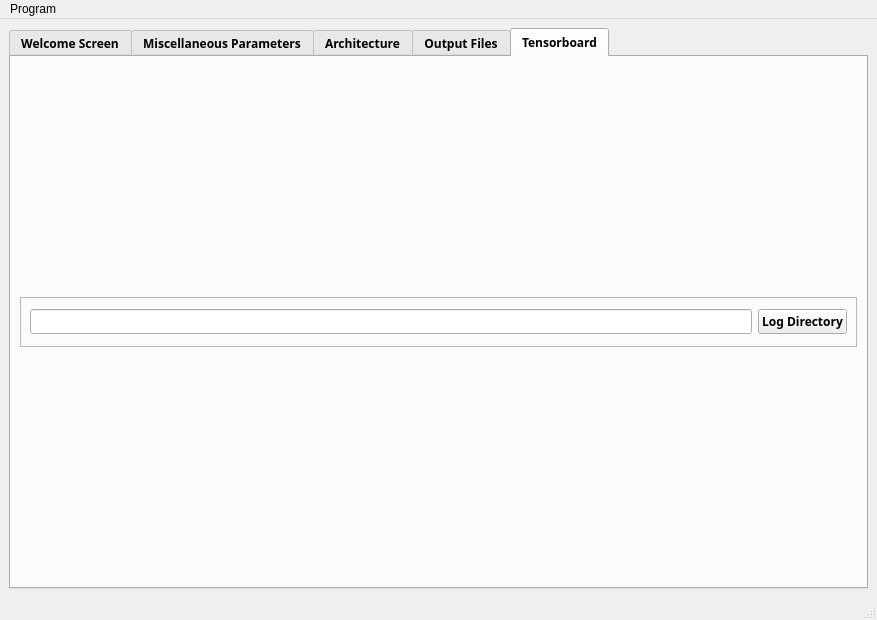
<?xml version="1.0" encoding="UTF-8"?>
<ui version="4.0">
 <class>MainWindow</class>
 <widget class="QMainWindow" name="MainWindow">
  <property name="geometry">
   <rect>
    <x>0</x>
    <y>0</y>
    <width>877</width>
    <height>620</height>
   </rect>
  </property>
  <property name="windowTitle">
   <string>MainWindow</string>
  </property>
  <widget class="QWidget" name="centralwidget">
   <layout class="QVBoxLayout" name="verticalLayout_11">
    <item>
     <widget class="QTabWidget" name="tabWidget">
      <property name="sizePolicy">
       <sizepolicy hsizetype="Expanding" vsizetype="Expanding">
        <horstretch>0</horstretch>
        <verstretch>0</verstretch>
       </sizepolicy>
      </property>
      <property name="font">
       <font>
        <family>Siemens Sans</family>
        <bold>true</bold>
       </font>
      </property>
      <property name="autoFillBackground">
       <bool>false</bool>
      </property>
      <property name="styleSheet">
       <string notr="true"/>
      </property>
      <property name="currentIndex">
       <number>4</number>
      </property>
      <widget class="QWidget" name="Dashboard">
       <attribute name="title">
        <string>Welcome Screen</string>
       </attribute>
       <layout class="QVBoxLayout" name="verticalLayout_10">
        <item>
         <widget class="QLabel" name="label">
          <property name="font">
           <font>
            <family>Siemens Sans</family>
            <pointsize>14</pointsize>
            <bold>true</bold>
           </font>
          </property>
          <property name="styleSheet">
           <string notr="true"/>
          </property>
          <property name="text">
           <string>&lt;html&gt;&lt;head/&gt;&lt;body&gt;&lt;p align=&quot;center&quot;&gt;Application Specific Deep Learning Accelerator&lt;/p&gt;&lt;/body&gt;&lt;/html&gt;</string>
          </property>
         </widget>
        </item>
       </layout>
      </widget>
      <widget class="QWidget" name="Params">
       <attribute name="title">
        <string>Miscellaneous Parameters</string>
       </attribute>
       <layout class="QVBoxLayout" name="verticalLayout_16">
        <item>
         <layout class="QVBoxLayout" name="Params_Layout">
          <property name="bottomMargin">
           <number>0</number>
          </property>
          <item>
           <layout class="QHBoxLayout" name="horizontalLayout_6">
            <item>
             <layout class="QFormLayout" name="formLayout">
              <item row="6" column="0">
               <widget class="QLabel" name="device_label">
                <property name="text">
                 <string>Device</string>
                </property>
               </widget>
              </item>
              <item row="6" column="1">
               <widget class="QComboBox" name="deviceComboBox"/>
              </item>
              <item row="7" column="0">
               <spacer name="verticalSpacer_3">
                <property name="orientation">
                 <enum>Qt::Vertical</enum>
                </property>
                <property name="sizeHint" stdset="0">
                 <size>
                  <width>20</width>
                  <height>40</height>
                 </size>
                </property>
               </spacer>
              </item>
              <item row="8" column="0">
               <widget class="QLabel" name="label_3">
                <property name="text">
                 <string>Dataset Path</string>
                </property>
               </widget>
              </item>
              <item row="8" column="1">
               <layout class="QHBoxLayout" name="horizontalLayout_11">
                <item>
                 <widget class="QLineEdit" name="dataset_path_QLineEdit"/>
                </item>
                <item>
                 <widget class="QPushButton" name="dataset_path_QPushButton">
                  <property name="text">
                   <string>.</string>
                  </property>
                 </widget>
                </item>
               </layout>
              </item>
              <item row="9" column="0">
               <spacer name="verticalSpacer_7">
                <property name="orientation">
                 <enum>Qt::Vertical</enum>
                </property>
                <property name="sizeHint" stdset="0">
                 <size>
                  <width>20</width>
                  <height>40</height>
                 </size>
                </property>
               </spacer>
              </item>
              <item row="10" column="0">
               <widget class="QLabel" name="inputWidth_label">
                <property name="text">
                 <string>Input Width</string>
                </property>
               </widget>
              </item>
              <item row="10" column="1">
               <widget class="QSpinBox" name="inputWidth_QSpinBox">
                <property name="minimum">
                 <number>1</number>
                </property>
                <property name="maximum">
                 <number>999999999</number>
                </property>
               </widget>
              </item>
              <item row="11" column="0">
               <spacer name="verticalSpacer">
                <property name="orientation">
                 <enum>Qt::Vertical</enum>
                </property>
                <property name="sizeHint" stdset="0">
                 <size>
                  <width>20</width>
                  <height>40</height>
                 </size>
                </property>
               </spacer>
              </item>
              <item row="12" column="0">
               <widget class="QLabel" name="inputHeight_label">
                <property name="text">
                 <string>Input Height</string>
                </property>
               </widget>
              </item>
              <item row="12" column="1">
               <widget class="QSpinBox" name="inputHeight_QSpinBox">
                <property name="minimumSize">
                 <size>
                  <width>250</width>
                  <height>0</height>
                 </size>
                </property>
                <property name="minimum">
                 <number>1</number>
                </property>
                <property name="maximum">
                 <number>999999999</number>
                </property>
               </widget>
              </item>
              <item row="13" column="0">
               <layout class="QGridLayout" name="gridLayout"/>
              </item>
              <item row="14" column="0">
               <spacer name="verticalSpacer_2">
                <property name="orientation">
                 <enum>Qt::Vertical</enum>
                </property>
                <property name="sizeHint" stdset="0">
                 <size>
                  <width>20</width>
                  <height>40</height>
                 </size>
                </property>
               </spacer>
              </item>
              <item row="15" column="0">
               <widget class="QLabel" name="batchSize_label">
                <property name="text">
                 <string>Batch Size</string>
                </property>
               </widget>
              </item>
              <item row="15" column="1">
               <widget class="QSpinBox" name="batchSize_QSpinBox">
                <property name="maximum">
                 <number>999999999</number>
                </property>
               </widget>
              </item>
              <item row="16" column="0">
               <spacer name="verticalSpacer_4">
                <property name="orientation">
                 <enum>Qt::Vertical</enum>
                </property>
                <property name="sizeHint" stdset="0">
                 <size>
                  <width>20</width>
                  <height>40</height>
                 </size>
                </property>
               </spacer>
              </item>
              <item row="17" column="0">
               <widget class="QLabel" name="numberEpochs_label">
                <property name="text">
                 <string>Number of Epochs</string>
                </property>
               </widget>
              </item>
              <item row="17" column="1">
               <widget class="QSpinBox" name="numberEpochs_QSpinBox">
                <property name="minimum">
                 <number>1</number>
                </property>
                <property name="maximum">
                 <number>999999999</number>
                </property>
               </widget>
              </item>
              <item row="18" column="0">
               <spacer name="verticalSpacer_5">
                <property name="orientation">
                 <enum>Qt::Vertical</enum>
                </property>
                <property name="sizeHint" stdset="0">
                 <size>
                  <width>20</width>
                  <height>40</height>
                 </size>
                </property>
               </spacer>
              </item>
              <item row="19" column="0">
               <widget class="QLabel" name="inputChannelsLabel">
                <property name="text">
                 <string>Input Channels</string>
                </property>
               </widget>
              </item>
              <item row="19" column="1">
               <widget class="QSpinBox" name="inputChannelsSpinBox">
                <property name="minimum">
                 <number>1</number>
                </property>
                <property name="maximum">
                 <number>3</number>
                </property>
               </widget>
              </item>
              <item row="20" column="0">
               <spacer name="verticalSpacer_6">
                <property name="orientation">
                 <enum>Qt::Vertical</enum>
                </property>
                <property name="sizeHint" stdset="0">
                 <size>
                  <width>20</width>
                  <height>40</height>
                 </size>
                </property>
               </spacer>
              </item>
              <item row="4" column="1">
               <widget class="QComboBox" name="datasetComboBox"/>
              </item>
              <item row="4" column="0">
               <widget class="QLabel" name="datasetLabel">
                <property name="text">
                 <string>Dataset</string>
                </property>
               </widget>
              </item>
              <item row="5" column="0">
               <spacer name="verticalSpacer_9">
                <property name="orientation">
                 <enum>Qt::Vertical</enum>
                </property>
                <property name="sizeHint" stdset="0">
                 <size>
                  <width>20</width>
                  <height>40</height>
                 </size>
                </property>
               </spacer>
              </item>
              <item row="3" column="0">
               <spacer name="verticalSpacer_12">
                <property name="orientation">
                 <enum>Qt::Vertical</enum>
                </property>
                <property name="sizeHint" stdset="0">
                 <size>
                  <width>20</width>
                  <height>40</height>
                 </size>
                </property>
               </spacer>
              </item>
             </layout>
            </item>
            <item>
             <layout class="QVBoxLayout" name="verticalLayout_12">
              <item>
               <layout class="QVBoxLayout" name="verticalLayout_14">
                <property name="rightMargin">
                 <number>0</number>
                </property>
                <item>
                 <layout class="QVBoxLayout" name="verticalLayout_20">
                  <property name="spacing">
                   <number>7</number>
                  </property>
                  <item>
                   <spacer name="verticalSpacer_18">
                    <property name="orientation">
                     <enum>Qt::Vertical</enum>
                    </property>
                    <property name="sizeType">
                     <enum>QSizePolicy::Fixed</enum>
                    </property>
                    <property name="sizeHint" stdset="0">
                     <size>
                      <width>20</width>
                      <height>20</height>
                     </size>
                    </property>
                   </spacer>
                  </item>
                  <item>
                   <layout class="QHBoxLayout" name="horizontalLayout_9">
                    <item>
                     <widget class="QLabel" name="optimizer_label_4">
                      <property name="text">
                       <string>Optimizer:</string>
                      </property>
                     </widget>
                    </item>
                    <item>
                     <widget class="QLineEdit" name="selectedOptimizer_QLineEdit">
                      <property name="enabled">
                       <bool>false</bool>
                      </property>
                      <property name="styleSheet">
                       <string notr="true">QLineEdit{
	color: black;
}</string>
                      </property>
                     </widget>
                    </item>
                   </layout>
                  </item>
                  <item>
                   <widget class="QScrollArea" name="scrollArea_5">
                    <property name="widgetResizable">
                     <bool>true</bool>
                    </property>
                    <widget class="QWidget" name="scrollwidget_3">
                     <property name="geometry">
                      <rect>
                       <x>0</x>
                       <y>0</y>
                       <width>404</width>
                       <height>105</height>
                      </rect>
                     </property>
                     <layout class="QVBoxLayout" name="verticalLayout_21">
                      <item>
                       <layout class="QVBoxLayout" name="optimizersList_QVBoxLayout"/>
                      </item>
                     </layout>
                    </widget>
                   </widget>
                  </item>
                  <item>
                   <spacer name="verticalSpacer_11">
                    <property name="orientation">
                     <enum>Qt::Vertical</enum>
                    </property>
                    <property name="sizeType">
                     <enum>QSizePolicy::Fixed</enum>
                    </property>
                    <property name="sizeHint" stdset="0">
                     <size>
                      <width>20</width>
                      <height>20</height>
                     </size>
                    </property>
                   </spacer>
                  </item>
                  <item>
                   <layout class="QHBoxLayout" name="horizontalLayout_10">
                    <item>
                     <widget class="QLabel" name="lossFunction_label_3">
                      <property name="text">
                       <string>Loss Function:</string>
                      </property>
                     </widget>
                    </item>
                    <item>
                     <widget class="QLineEdit" name="selectedLossFunc_QLineEdit">
                      <property name="enabled">
                       <bool>false</bool>
                      </property>
                      <property name="styleSheet">
                       <string notr="true">QLineEdit{
	color: black;
}</string>
                      </property>
                      <property name="text">
                       <string/>
                      </property>
                     </widget>
                    </item>
                   </layout>
                  </item>
                  <item>
                   <widget class="QScrollArea" name="scrollArea_6">
                    <property name="widgetResizable">
                     <bool>true</bool>
                    </property>
                    <widget class="QWidget" name="scrollwidget_5">
                     <property name="geometry">
                      <rect>
                       <x>0</x>
                       <y>0</y>
                       <width>404</width>
                       <height>106</height>
                      </rect>
                     </property>
                     <layout class="QVBoxLayout" name="verticalLayout_22">
                      <item>
                       <layout class="QVBoxLayout" name="lossFuncsList_QVBoxLayout"/>
                      </item>
                     </layout>
                    </widget>
                   </widget>
                  </item>
                  <item>
                   <spacer name="verticalSpacer_19">
                    <property name="orientation">
                     <enum>Qt::Vertical</enum>
                    </property>
                    <property name="sizeType">
                     <enum>QSizePolicy::Fixed</enum>
                    </property>
                    <property name="sizeHint" stdset="0">
                     <size>
                      <width>20</width>
                      <height>20</height>
                     </size>
                    </property>
                   </spacer>
                  </item>
                  <item>
                   <layout class="QVBoxLayout" name="verticalLayout_19">
                    <property name="leftMargin">
                     <number>0</number>
                    </property>
                    <property name="topMargin">
                     <number>0</number>
                    </property>
                    <property name="rightMargin">
                     <number>0</number>
                    </property>
                    <property name="bottomMargin">
                     <number>0</number>
                    </property>
                    <item>
                     <layout class="QHBoxLayout" name="horizontalLayout_13">
                      <property name="leftMargin">
                       <number>0</number>
                      </property>
                      <property name="topMargin">
                       <number>0</number>
                      </property>
                      <property name="rightMargin">
                       <number>0</number>
                      </property>
                      <property name="bottomMargin">
                       <number>0</number>
                      </property>
                      <item>
                       <widget class="QLabel" name="Scheduler_label">
                        <property name="text">
                         <string>Scheduler</string>
                        </property>
                       </widget>
                      </item>
                      <item>
                       <widget class="QLineEdit" name="selectedScheduler_QLineEdit">
                        <property name="enabled">
                         <bool>false</bool>
                        </property>
                        <property name="styleSheet">
                         <string notr="true">QLineEdit{
	color: black;
}</string>
                        </property>
                       </widget>
                      </item>
                     </layout>
                    </item>
                    <item>
                     <widget class="QScrollArea" name="scrollArea_3">
                      <property name="styleSheet">
                       <string notr="true"/>
                      </property>
                      <property name="widgetResizable">
                       <bool>true</bool>
                      </property>
                      <widget class="QWidget" name="scrollAreaWidgetContents_3">
                       <property name="geometry">
                        <rect>
                         <x>0</x>
                         <y>0</y>
                         <width>402</width>
                         <height>76</height>
                        </rect>
                       </property>
                       <layout class="QVBoxLayout" name="verticalLayout_18">
                        <item>
                         <layout class="QVBoxLayout" name="schedulersList_QVBoxLayout"/>
                        </item>
                       </layout>
                      </widget>
                     </widget>
                    </item>
                   </layout>
                  </item>
                 </layout>
                </item>
               </layout>
              </item>
             </layout>
            </item>
           </layout>
          </item>
          <item>
           <layout class="QGridLayout" name="gridLayout_2">
            <property name="topMargin">
             <number>0</number>
            </property>
            <item row="0" column="0">
             <widget class="QPushButton" name="submitParams_QPushButton">
              <property name="maximumSize">
               <size>
                <width>2000</width>
                <height>1000</height>
               </size>
              </property>
              <property name="font">
               <font>
                <family>Siemens Sans</family>
                <bold>true</bold>
               </font>
              </property>
              <property name="statusTip">
               <string>Submit the parameters written above</string>
              </property>
              <property name="styleSheet">
               <string notr="true"/>
              </property>
              <property name="text">
               <string>Submit Parameters</string>
              </property>
              <property name="default">
               <bool>false</bool>
              </property>
             </widget>
            </item>
           </layout>
          </item>
         </layout>
        </item>
       </layout>
      </widget>
      <widget class="QWidget" name="Architecture">
       <attribute name="title">
        <string>Architecture</string>
       </attribute>
       <layout class="QVBoxLayout" name="verticalLayout_7">
        <item>
         <layout class="QVBoxLayout" name="verticalLayout_6">
          <item>
           <layout class="QHBoxLayout" name="horizontalLayout_12">
            <item>
             <widget class="QTabWidget" name="PretrainedArch">
              <property name="maximumSize">
               <size>
                <width>16777215</width>
                <height>16777215</height>
               </size>
              </property>
              <property name="currentIndex">
               <number>1</number>
              </property>
              <widget class="QWidget" name="ManualArch">
               <attribute name="title">
                <string>Manual Arch</string>
               </attribute>
               <layout class="QVBoxLayout" name="verticalLayout_23">
                <item>
                 <layout class="QHBoxLayout" name="horizontalLayout">
                  <property name="topMargin">
                   <number>0</number>
                  </property>
                  <item>
                   <layout class="QVBoxLayout" name="verticalLayout_15">
                    <property name="rightMargin">
                     <number>0</number>
                    </property>
                    <item>
                     <widget class="QScrollArea" name="scrollArea">
                      <property name="widgetResizable">
                       <bool>true</bool>
                      </property>
                      <widget class="QWidget" name="scrollAreaWidgetContents_2">
                       <property name="geometry">
                        <rect>
                         <x>0</x>
                         <y>0</y>
                         <width>20</width>
                         <height>20</height>
                        </rect>
                       </property>
                       <layout class="QVBoxLayout" name="verticalLayout_5">
                        <item>
                         <layout class="QVBoxLayout" name="layersList_QVBoxLayout"/>
                        </item>
                       </layout>
                      </widget>
                     </widget>
                    </item>
                   </layout>
                  </item>
                  <item>
                   <widget class="QScrollArea" name="scrollArea_2">
                    <property name="widgetResizable">
                     <bool>true</bool>
                    </property>
                    <widget class="QWidget" name="scrollAreaWidgetContents">
                     <property name="geometry">
                      <rect>
                       <x>0</x>
                       <y>0</y>
                       <width>20</width>
                       <height>20</height>
                      </rect>
                     </property>
                     <layout class="QVBoxLayout" name="verticalLayout_4">
                      <item>
                       <layout class="QVBoxLayout" name="addedLayers_QVBoxLayout"/>
                      </item>
                     </layout>
                    </widget>
                   </widget>
                  </item>
                 </layout>
                </item>
                <item>
                 <widget class="QTextEdit" name="Violation_QTextEdit">
                  <property name="sizePolicy">
                   <sizepolicy hsizetype="Expanding" vsizetype="Minimum">
                    <horstretch>0</horstretch>
                    <verstretch>0</verstretch>
                   </sizepolicy>
                  </property>
                  <property name="readOnly">
                   <bool>true</bool>
                  </property>
                 </widget>
                </item>
                <item>
                 <layout class="QHBoxLayout" name="horizontalLayout_4">
                  <item>
                   <widget class="QPushButton" name="submitArch_QPushButton">
                    <property name="font">
                     <font>
                      <family>Siemens Sans</family>
                      <bold>true</bold>
                     </font>
                    </property>
                    <property name="text">
                     <string>Submit Architecture</string>
                    </property>
                   </widget>
                  </item>
                  <item>
                   <widget class="QPushButton" name="Generate_manual_QPushButton">
                    <property name="text">
                     <string>Load Architecture and Generate Project</string>
                    </property>
                   </widget>
                  </item>
                 </layout>
                </item>
               </layout>
              </widget>
              <widget class="QWidget" name="tab_2">
               <attribute name="title">
                <string>Pretrained Arch</string>
               </attribute>
               <layout class="QVBoxLayout" name="verticalLayout_13">
                <item>
                 <spacer name="verticalSpacer_10">
                  <property name="orientation">
                   <enum>Qt::Vertical</enum>
                  </property>
                  <property name="sizeHint" stdset="0">
                   <size>
                    <width>20</width>
                    <height>40</height>
                   </size>
                  </property>
                 </spacer>
                </item>
                <item>
                 <layout class="QHBoxLayout" name="horizontalLayout_2">
                  <item>
                   <widget class="QLabel" name="label_2">
                    <property name="text">
                     <string>&lt;html&gt;&lt;head/&gt;&lt;body&gt;&lt;p align=&quot;center&quot;&gt;Pretrained Model&lt;/p&gt;&lt;/body&gt;&lt;/html&gt;</string>
                    </property>
                   </widget>
                  </item>
                  <item>
                   <widget class="QComboBox" name="Pretrained_model_ComboBox"/>
                  </item>
                 </layout>
                </item>
                <item>
                 <spacer name="verticalSpacer_8">
                  <property name="orientation">
                   <enum>Qt::Vertical</enum>
                  </property>
                  <property name="sizeHint" stdset="0">
                   <size>
                    <width>20</width>
                    <height>40</height>
                   </size>
                  </property>
                 </spacer>
                </item>
                <item>
                 <layout class="QHBoxLayout" name="horizontalLayout_3">
                  <item>
                   <widget class="QPushButton" name="Train_transfer_Model_QPushButton">
                    <property name="text">
                     <string>Generate Transfer Learning Model</string>
                    </property>
                   </widget>
                  </item>
                  <item>
                   <widget class="QPushButton" name="Create_transfer_Model_QPushButton">
                    <property name="text">
                     <string>Create Transfer Learning Model Config file</string>
                    </property>
                   </widget>
                  </item>
                 </layout>
                </item>
               </layout>
              </widget>
             </widget>
            </item>
           </layout>
          </item>
         </layout>
        </item>
       </layout>
      </widget>
      <widget class="QWidget" name="OutputFiles">
       <attribute name="title">
        <string>Output Files</string>
       </attribute>
       <layout class="QVBoxLayout" name="verticalLayout_8">
        <item>
         <layout class="QHBoxLayout" name="horizontalLayout_5">
          <property name="topMargin">
           <number>0</number>
          </property>
          <item>
           <layout class="QVBoxLayout" name="verticalLayout_2">
            <property name="topMargin">
             <number>0</number>
            </property>
            <item>
             <widget class="QLabel" name="code_txt">
              <property name="font">
               <font>
                <family>Siemens Sans</family>
                <bold>true</bold>
               </font>
              </property>
              <property name="text">
               <string>Generated Files</string>
              </property>
              <property name="alignment">
               <set>Qt::AlignCenter</set>
              </property>
             </widget>
            </item>
            <item>
             <widget class="QTreeWidget" name="files_tree">
              <property name="styleSheet">
               <string notr="true"/>
              </property>
              <property name="headerHidden">
               <bool>true</bool>
              </property>
              <column>
               <property name="text">
                <string notr="true">1</string>
               </property>
              </column>
             </widget>
            </item>
           </layout>
          </item>
          <item>
           <layout class="QVBoxLayout" name="verticalLayout_9">
            <property name="rightMargin">
             <number>0</number>
            </property>
            <item>
             <widget class="QLabel" name="Lcode">
              <property name="font">
               <font>
                <family>Siemens Sans</family>
                <bold>true</bold>
               </font>
              </property>
              <property name="text">
               <string>Code Sample</string>
              </property>
              <property name="alignment">
               <set>Qt::AlignCenter</set>
              </property>
             </widget>
            </item>
            <item>
             <widget class="QTextBrowser" name="codeSample">
              <property name="styleSheet">
               <string notr="true">background-color: white;</string>
              </property>
             </widget>
            </item>
           </layout>
          </item>
         </layout>
        </item>
       </layout>
      </widget>
      <widget class="QWidget" name="Tensorboard">
       <property name="toolTip">
        <string>&lt;html&gt;&lt;head/&gt;&lt;body&gt;&lt;p&gt;Tensorboard&lt;/p&gt;&lt;p&gt;&lt;br/&gt;&lt;/p&gt;&lt;/body&gt;&lt;/html&gt;</string>
       </property>
       <attribute name="title">
        <string>Tensorboard</string>
       </attribute>
       <layout class="QVBoxLayout" name="verticalLayout_17">
        <item>
         <layout class="QVBoxLayout" name="TensorView"/>
        </item>
        <item>
         <widget class="QFrame" name="frame">
          <property name="maximumSize">
           <size>
            <width>16777215</width>
            <height>50</height>
           </size>
          </property>
          <property name="frameShape">
           <enum>QFrame::StyledPanel</enum>
          </property>
          <property name="frameShadow">
           <enum>QFrame::Raised</enum>
          </property>
          <layout class="QHBoxLayout" name="horizontalLayout_7">
           <item>
            <widget class="QLineEdit" name="logdirlineedit"/>
           </item>
           <item>
            <widget class="QPushButton" name="Log_Directory_btn">
             <property name="text">
              <string>Log Directory</string>
             </property>
            </widget>
           </item>
          </layout>
         </widget>
        </item>
       </layout>
      </widget>
     </widget>
    </item>
   </layout>
  </widget>
  <widget class="QStatusBar" name="statusbar"/>
  <widget class="QMenuBar" name="menuBar">
   <property name="geometry">
    <rect>
     <x>0</x>
     <y>0</y>
     <width>877</width>
     <height>22</height>
    </rect>
   </property>
   <widget class="QMenu" name="menuProgram">
    <property name="title">
     <string>Program</string>
    </property>
    <addaction name="actionReset"/>
    <addaction name="separator"/>
   </widget>
   <addaction name="menuProgram"/>
  </widget>
  <action name="actionReset">
   <property name="text">
    <string>Reset</string>
   </property>
  </action>
 </widget>
 <resources/>
 <connections/>
</ui>
